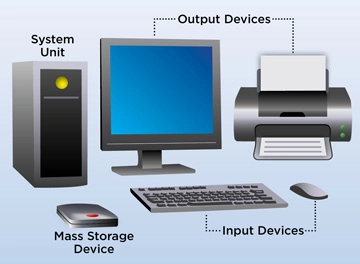
#> input picture 07_Packages/07_OpenCV/computer.jpg, 360 x 264 px, found by its file name
$ python Program1.py
#> lines starting #> are read from the running program, lines starting #| are printed output that depends on the picture; after the words box and inside, x2 and y2 are one past the last pixel; in counts of white or black regions, pixels touching at a corner belong together
#!/usr/bin/env python
# coding: utf-8

# In[1]:


import cv2
#img=cv2.imread("C:/Users/Akshaya/Documents/Anusha/Python Programs/08_Packages/07_OpenCV/computer.jpg",1)
img=cv2.imread("C:/Users/Akshaya/Documents/Anusha/Python Programs/08_Packages/07_OpenCV/computer.jpg",0)
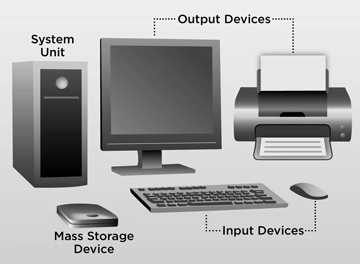
#> img: shape (264, 360); min 0, max 254, mean 172.4
print("The type of image is :", type(img))
#| The type of image is : <class 'numpy.ndarray'>
print("The shape of image is :",img.shape)
#| The shape of image is : (264, 360)
print("The dimension of image is :", img.ndim)
#| The dimension of image is : 2
print("The image contains:\n",img)
#> (printed output is left out)
print(img[0][2])
#| 239


# In[1]:


import cv2
img=cv2.imread("C:/Users/Akshaya/Documents/Anusha/Python Programs/08_Packages/07_OpenCV/computer.jpg",1)
#> img is the input picture: shape (264, 360, 3); mean B, G, R 193, 175.8, 157.6
cv2.imshow("Computer Image",img)
cv2.waitKey(0)
cv2.destroyAllWindows()
cv2.imwrite("Original Computer Image.jpg",img)


# In[1]:


import cv2
img=cv2.imread("C:/Users/Akshaya/Documents/Anusha/Python Programs/08_Packages/07_OpenCV/computer.jpg",0)
cv2.imshow("Computer Image",img)
cv2.waitKey(0)
cv2.destroyAllWindows()


# In[27]:


import cv2
img=cv2.imread("C:/Users/Akshaya/Documents/Anusha/Python Programs/08_Packages/07_OpenCV/computer.jpg",1)
resized_image=cv2.resize(img,(int(img.shape[1]*2),int(img.shape[0]*2)))
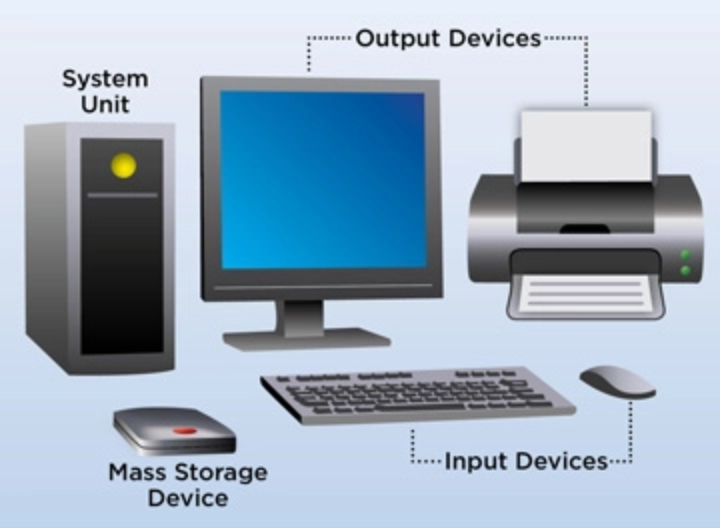
#> resized_image: shape (528, 720, 3); mean B, G, R 193.1, 175.8, 157.6
cv2.imshow("Computer Resized Image",resized_image)
cv2.waitKey(0)
cv2.destroyAllWindows()
cv2.imwrite("Computer Resized Image.jpg",resized_image)


# In[2]:


import numpy
import cv2
face_cascade=cv2.CascadeClassifier('C:/Users/Akshaya/Documents/Anusha/Python Programs/08_Packages/07_OpenCV/haarcascade_frontalface_default.xml')
img1=cv2.imread("C:/Users/Akshaya/Documents/Anusha/Python Programs/08_Packages/07_OpenCV/Facephoto.jpg")
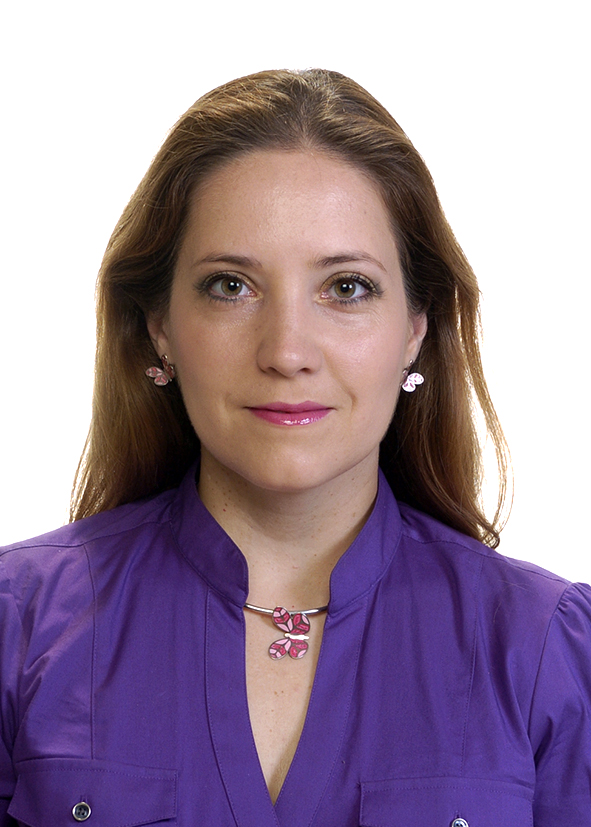
#> input picture 07_Packages/07_OpenCV/Facephoto.jpg, 591 x 827 px, found by its file name
#> img1 is the input picture: shape (827, 591, 3); mean B, G, R 155.6, 136, 155.6
cv2.imshow("Original Image",img1)
cv2.waitKey(0)
cv2.destroyAllWindows()
print(type(img1))
#| <class 'numpy.ndarray'>
print(img1.shape)
#| (827, 591, 3)
print(img1.ndim)
#| 3
print(img1)
#> (printed output is left out)
gray_img = cv2.cvtColor(img1, cv2.COLOR_BGR2GRAY)
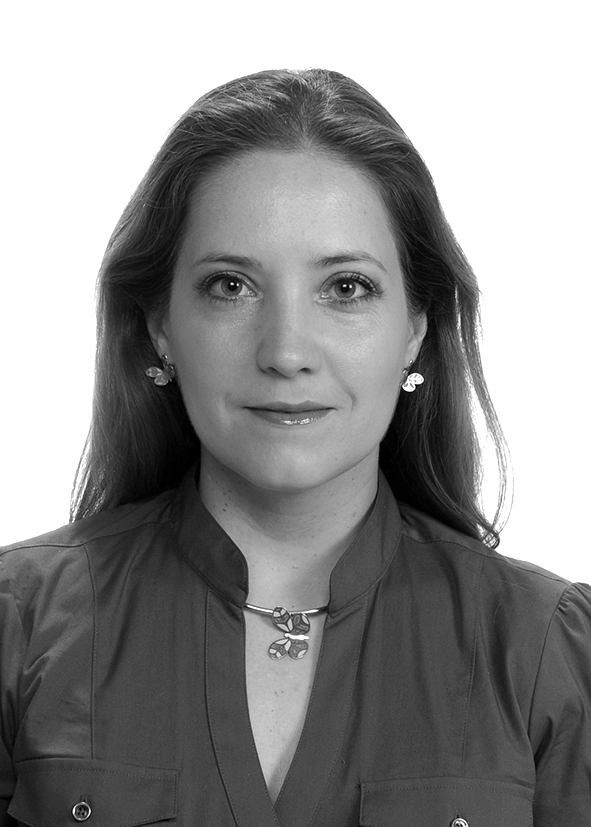
#> gray_img: shape (827, 591); min 0, max 255, mean 144.1
cv2.imshow("Gray Image",gray_img)
cv2.waitKey(0)
cv2.destroyAllWindows()
print(type(gray_img))
#| <class 'numpy.ndarray'>
print(gray_img)
#> (printed output is left out)
faces=face_cascade.detectMultiScale(gray_img,2,5)
#> faces = [[95, 141, 384, 384]]
print(type(faces))
#| <class 'numpy.ndarray'>
print(faces)
#| [[ 95 141 384 384]]
for x,y,w,h in faces:
    img1=cv2.rectangle(img1,(x,y),(x+w,y+h),(0,255,0),3)
#> this loop made 1 pass
#> pass 1, `img1=cv2.rectangle(img1,(x,y),(x+w,y+h),(0,255,0),3)`:
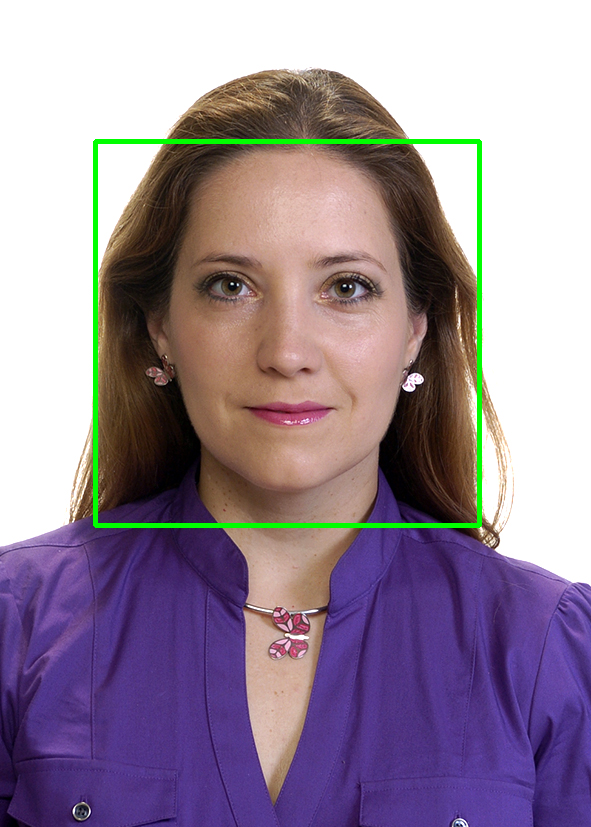
#> img1: shape (827, 591, 3); 1.57% of pixels changed, all inside (x1, y1, x2, y2) = (93, 139, 482, 528)
resized=cv2.resize(img1,(int(img1.shape[1]/2),int(img1.shape[0]/2)))
cv2.imshow("Face Detected",resized)
cv2.waitKey(0)
cv2.destroyAllWindows()


# In[5]:


import cv2
img2=cv2.imread("C:/Users/Akshaya/Documents/Anusha/Python Programs/08_Packages/07_OpenCV/computer.jpg")
print(type(img2))
#| <class 'numpy.ndarray'>
print(img2.ndim)
#| 3
print(img2.shape)
#| (264, 360, 3)


# In[ ]:


# In[ ]:
